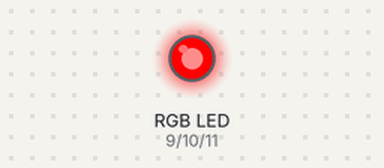
Recording of a sketch running on a simulated Arduino Uno, built with avr-gcc and run on an emulated ATmega328P. On the bench: an RGB LED mixed from three pins (HIGH = lit).

Above: at 0.5 s.
At 2.5 s:
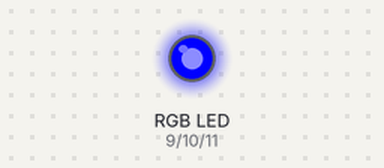
At 3.5 s:
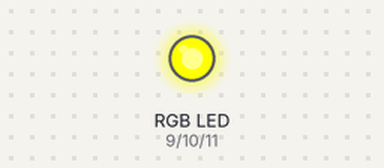
At 4.5 s:
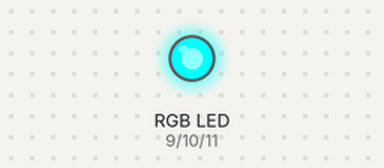
At 6.5 s:
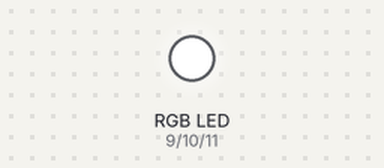
At 9.5 s:
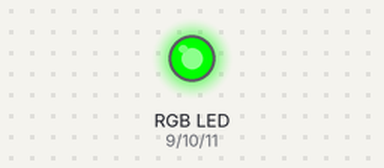
Timing chart, 0 to 10.4 s (numbered marks = the images above):
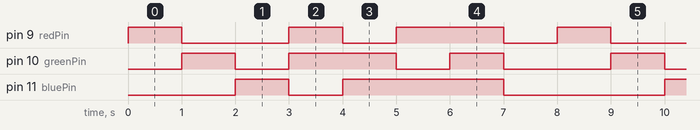

Measured:
- by itself, pin 9 (redPin): repeats every 8.0 s: LOW 2.0 s, HIGH 1.0 s, LOW 1.0 s, HIGH 2.0 s, LOW 1.0 s, HIGH 1.0 s
- by itself, pin 10 (greenPin): repeats every 8.0 s: LOW 1.0 s, HIGH 2.0 s, LOW 1.0 s, HIGH 1.0 s, LOW 2.0 s, HIGH 1.0 s
- by itself, pin 11 (bluePin): repeats every 8.0 s: LOW 1.0 s, HIGH 3.0 s, LOW 3.0 s, HIGH 1.0 s

The sketch:

SF4.ino
```cpp
// Pin definitions
const int redPin = 9;    // Pin connected to the red LED
const int greenPin = 10; // Pin connected to the green LED
const int bluePin = 11;   // Pin connected to the blue LED (yellow is typically a mix of red and green)

// Function to set the color of the RGB LED
void setColor(int red, int green, int blue) {
  analogWrite(redPin, red);   // Set the red brightness
  analogWrite(greenPin, green); // Set the green brightness
  analogWrite(bluePin, blue);   // Set the blue brightness
}

void setup() {
  // Set the LED pins as outputs
  pinMode(redPin, OUTPUT);
  pinMode(greenPin, OUTPUT);
  pinMode(bluePin, OUTPUT);
}

void loop() {
  // Red color
  setColor(255, 0, 0); // Full red
  delay(1000);         // Wait for 1 second

  // Green color
  setColor(0, 255, 0); // Full green
  delay(1000);         // Wait for 1 second

  // Blue color
  setColor(0, 0, 255); // Full blue
  delay(1000);         // Wait for 1 second

  // Yellow color (mix of red and green)
  setColor(255, 255, 0); // Full red and green
  delay(1000);           // Wait for 1 second

  // Cyan color (mix of green and blue)
  setColor(0, 255, 255); // Full green and blue
  delay(1000);           // Wait for 1 second

  // Magenta color (mix of red and blue)
  setColor(255, 0, 255); // Full red and blue
  delay(1000);           // Wait for 1 second

  // White color (mix of red, green, and blue)
  setColor(255, 255, 255); // Full red, green, and blue
  delay(1000);             // Wait for 1 second

  // Off
  setColor(0, 0, 0); // Turn off all colors
  delay(1000);       // Wait for 1 second
}
```
